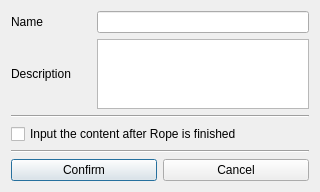
<?xml version="1.0" encoding="UTF-8"?>
<ui version="4.0">
 <class>KnottedRopeEditDialog</class>
 <widget class="QDialog" name="KnottedRopeEditDialog">
  <property name="geometry">
   <rect>
    <x>0</x>
    <y>0</y>
    <width>320</width>
    <height>189</height>
   </rect>
  </property>
  <property name="font">
   <font>
    <stylestrategy>PreferAntialias</stylestrategy>
   </font>
  </property>
  <property name="focusPolicy">
   <enum>Qt::ClickFocus</enum>
  </property>
  <property name="windowTitle">
   <string>KnottedRopeEditDialog</string>
  </property>
  <layout class="QVBoxLayout" name="verticalLayout_2">
   <item>
    <widget class="QWidget" name="widget" native="true">
     <property name="focusPolicy">
      <enum>Qt::ClickFocus</enum>
     </property>
     <layout class="QHBoxLayout" name="horizontalLayout_2">
      <property name="leftMargin">
       <number>0</number>
      </property>
      <property name="topMargin">
       <number>0</number>
      </property>
      <property name="rightMargin">
       <number>0</number>
      </property>
      <property name="bottomMargin">
       <number>0</number>
      </property>
      <item>
       <widget class="QLabel" name="nameTextLbl">
        <property name="sizePolicy">
         <sizepolicy hsizetype="Preferred" vsizetype="Fixed">
          <horstretch>0</horstretch>
          <verstretch>0</verstretch>
         </sizepolicy>
        </property>
        <property name="minimumSize">
         <size>
          <width>80</width>
          <height>0</height>
         </size>
        </property>
        <property name="focusPolicy">
         <enum>Qt::ClickFocus</enum>
        </property>
        <property name="text">
         <string>Name</string>
        </property>
        <property name="alignment">
         <set>Qt::AlignLeading|Qt::AlignLeft|Qt::AlignVCenter</set>
        </property>
       </widget>
      </item>
      <item>
       <widget class="QLineEdit" name="nameEdit"/>
      </item>
     </layout>
    </widget>
   </item>
   <item>
    <widget class="QWidget" name="widget_2" native="true">
     <property name="focusPolicy">
      <enum>Qt::ClickFocus</enum>
     </property>
     <layout class="QHBoxLayout" name="horizontalLayout_3">
      <property name="leftMargin">
       <number>0</number>
      </property>
      <property name="topMargin">
       <number>0</number>
      </property>
      <property name="rightMargin">
       <number>0</number>
      </property>
      <property name="bottomMargin">
       <number>0</number>
      </property>
      <item>
       <widget class="QLabel" name="descTextLbl">
        <property name="sizePolicy">
         <sizepolicy hsizetype="Preferred" vsizetype="Fixed">
          <horstretch>0</horstretch>
          <verstretch>0</verstretch>
         </sizepolicy>
        </property>
        <property name="minimumSize">
         <size>
          <width>80</width>
          <height>0</height>
         </size>
        </property>
        <property name="focusPolicy">
         <enum>Qt::ClickFocus</enum>
        </property>
        <property name="text">
         <string>Description</string>
        </property>
        <property name="alignment">
         <set>Qt::AlignLeading|Qt::AlignLeft|Qt::AlignVCenter</set>
        </property>
       </widget>
      </item>
      <item>
       <widget class="QTextEdit" name="descEdit"/>
      </item>
     </layout>
    </widget>
   </item>
   <item>
    <widget class="Line" name="line_2">
     <property name="focusPolicy">
      <enum>Qt::ClickFocus</enum>
     </property>
     <property name="orientation">
      <enum>Qt::Horizontal</enum>
     </property>
    </widget>
   </item>
   <item>
    <widget class="QWidget" name="widget_3" native="true">
     <property name="focusPolicy">
      <enum>Qt::ClickFocus</enum>
     </property>
     <layout class="QVBoxLayout" name="verticalLayout">
      <property name="leftMargin">
       <number>0</number>
      </property>
      <property name="topMargin">
       <number>0</number>
      </property>
      <property name="rightMargin">
       <number>0</number>
      </property>
      <property name="bottomMargin">
       <number>0</number>
      </property>
      <item>
       <widget class="QCheckBox" name="inputContentAfterRopeFinishedCb">
        <property name="sizePolicy">
         <sizepolicy hsizetype="Fixed" vsizetype="Fixed">
          <horstretch>0</horstretch>
          <verstretch>0</verstretch>
         </sizepolicy>
        </property>
        <property name="text">
         <string>Input the content after Rope is finished</string>
        </property>
       </widget>
      </item>
     </layout>
    </widget>
   </item>
   <item>
    <widget class="Line" name="line">
     <property name="focusPolicy">
      <enum>Qt::ClickFocus</enum>
     </property>
     <property name="orientation">
      <enum>Qt::Horizontal</enum>
     </property>
    </widget>
   </item>
   <item>
    <widget class="QWidget" name="widget_4" native="true">
     <property name="focusPolicy">
      <enum>Qt::ClickFocus</enum>
     </property>
     <layout class="QHBoxLayout" name="horizontalLayout">
      <property name="leftMargin">
       <number>0</number>
      </property>
      <property name="topMargin">
       <number>0</number>
      </property>
      <property name="rightMargin">
       <number>0</number>
      </property>
      <property name="bottomMargin">
       <number>0</number>
      </property>
      <item>
       <widget class="QPushButton" name="confirmBtn">
        <property name="text">
         <string>Confirm</string>
        </property>
       </widget>
      </item>
      <item>
       <widget class="QPushButton" name="cancelBtn">
        <property name="text">
         <string>Cancel</string>
        </property>
       </widget>
      </item>
     </layout>
    </widget>
   </item>
  </layout>
 </widget>
 <resources/>
 <connections/>
</ui>
